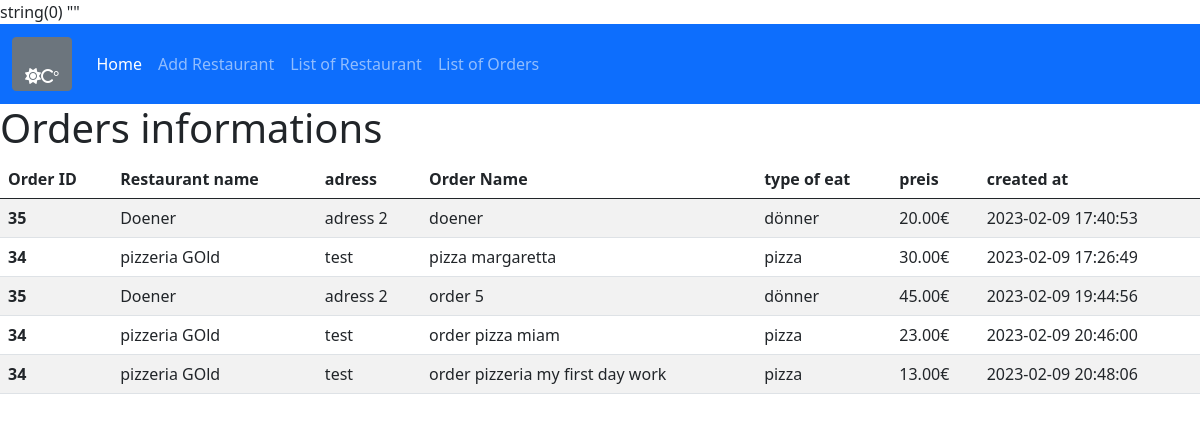
The app's page /order.php with its own data.
### tables this page shows
CREATE TABLE IF NOT EXISTS `order` (
  `id` int(11) NOT NULL AUTO_INCREMENT,
  `restaurant_id` int(11) DEFAULT NULL,
  `order_name` varchar(50) DEFAULT NULL,
  `price` int(11) DEFAULT NULL,
  `created_at` timestamp NOT NULL DEFAULT current_timestamp() ON UPDATE current_timestamp(),
  PRIMARY KEY (`id`) USING BTREE,
  KEY `restaurant_id` (`restaurant_id`) USING BTREE,
  CONSTRAINT `FK1_resto_order` FOREIGN KEY (`restaurant_id`) REFERENCES `restaurant` (`id`) ON DELETE NO ACTION ON UPDATE NO ACTION
);

CREATE TABLE IF NOT EXISTS `restaurant` (
  `id` int(11) NOT NULL AUTO_INCREMENT,
  `name` varchar(50) NOT NULL DEFAULT '0',
  `adress` varchar(50) NOT NULL DEFAULT '0',
  `tel_number` varchar(50) NOT NULL DEFAULT '0',
  `type_eat_id` int(11) NOT NULL DEFAULT 0,
  PRIMARY KEY (`id`),
  KEY `type_eat_id` (`type_eat_id`),
  CONSTRAINT `FK1_eat` FOREIGN KEY (`type_eat_id`) REFERENCES `type_eat` (`id_eat`) ON DELETE NO ACTION ON UPDATE NO ACTION
);

CREATE TABLE IF NOT EXISTS `type_eat` (
  `id_eat` int(11) NOT NULL AUTO_INCREMENT,
  `name_eat` varchar(50) NOT NULL DEFAULT '',
  `image_url` varchar(50) DEFAULT NULL,
  PRIMARY KEY (`id_eat`) USING BTREE
);

### order.php (the view)
<?php
require 'layout.php';
$db = new DB('it3');
    $orders = $db->query("
                        SELECT * FROM `order`
                                LEFT JOIN restaurant
                                ON restaurant.id = `order`.restaurant_id
                                LEFT JOIN type_eat
                                ON restaurant.type_eat_id = type_eat.id_eat;
                        ")->fetchAll();
?>
<h1> Orders  informations </h1>
    <table class="table table-striped">
        <thead>
        <tr>
            <th scope="col">Order ID </th>
            <th scope="col">Restaurant name</th>
            <th scope="col">adress</th>
            <th scope="col">Order Name </th>
            <th scope="col">type of eat </th>
            <th scope="col"> preis </th>
            <th scope="col"> created at </th>
        </tr>
        </thead>
        <tbody>
        <?php foreach ($orders as $order) : ?>
            <tr>
                <th scope="row"><?= $order['id'] ?>  </th>
                <td> <?= $order['name'] ?> </td>
                <td> <?= $order['adress'] ?> </td>
                <td> <?= $order['order_name'] ?> </td>
                <td> <?= $order['name_eat'] ?> </td>
                <td> <?=  number_format($order['price'],2). '€'?> </td>
                <td> <?= $order['created_at'] ?> </td>
            </tr>
        <?php endforeach ?>
        </tbody>
    </table>

### records on screen
order: restaurant "35", restaurant.name "Doener", restaurant.adress "adress 2", order_name "doener", type_eat.name_eat "dönner", price "20.00", created_at "2023-02-09 17:40:53"
order: restaurant "34", restaurant.name "pizzeria GOld", restaurant.adress "test", order_name "pizza margaretta", type_eat.name_eat "pizza", price "30.00", created_at "2023-02-09 17:26:49"
order: restaurant "35", restaurant.name "Doener", restaurant.adress "adress 2", order_name "order 5", type_eat.name_eat "dönner", price "45.00", created_at "2023-02-09 19:44:56"
order: restaurant "34", restaurant.name "pizzeria GOld", restaurant.adress "test", order_name "order pizza miam", type_eat.name_eat "pizza", price "23.00", created_at "2023-02-09 20:46:00"
order: restaurant "34", restaurant.name "pizzeria GOld", restaurant.adress "test", order_name "order pizzeria my first day work", type_eat.name_eat "pizza", price "13.00", created_at "2023-02-09 20:48:06"
